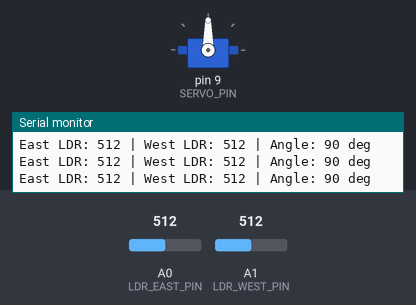
Simulated run of this sketch. Board: Arduino Uno, built with avr-gcc and run on an emulated ATmega328P. Shown: servo, the last lines printed to the serial monitor. Inputs (shaded band) come from the test bench; at power-on: A0 (LDR_EAST_PIN) = 512, A1 (LDR_WEST_PIN) = 512.

Above: at 1.3 s.
1.4 s: A0 (LDR_EAST_PIN) set to 547
2.9 s: A0 (LDR_EAST_PIN) set to 575
At 5.8 s:
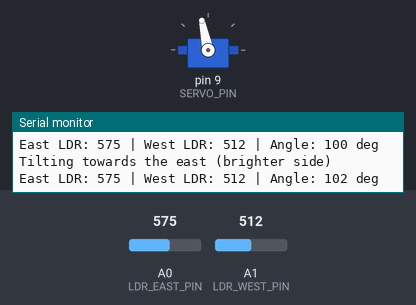
5.9 s: A1 (LDR_WEST_PIN) set to 618
At 6.8 s:
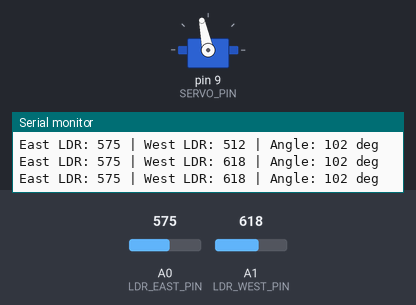
7.4 s: A1 (LDR_WEST_PIN) set to 637
At 10.7 s:
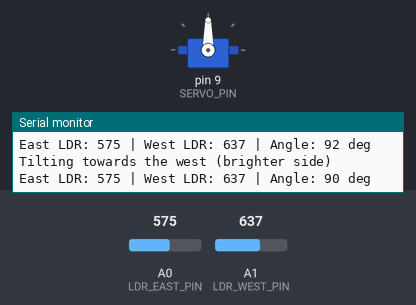
13.4 s: A1 (LDR_WEST_PIN) set to 511
16.4 s: A1 (LDR_WEST_PIN) set to 533
At 17.4 s:
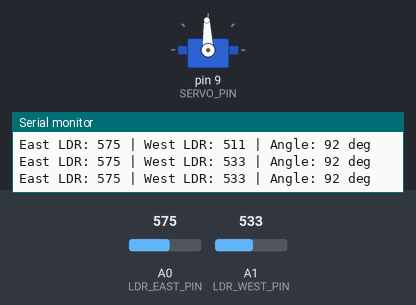
Timing chart, 0 to 18.9 s (numbered marks = the images above; inputs shaded):
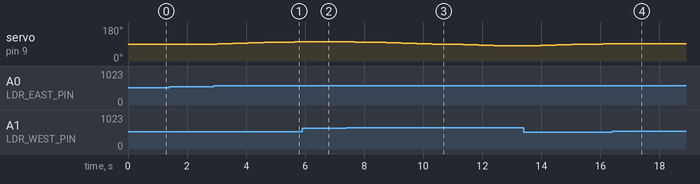

The sketch:

solar-panel-tracker.ino
```cpp
/*
  Solar Panel Tracker (Single-Axis)
  ----------------------------------
  Two LDRs on either side of a divider fin compare the light
  falling on each side of the panel. A servo tilts the panel
  towards the brighter side, so it follows the sun across
  the sky. A deadband (tolerance) stops the servo jittering
  when both sides are almost equal.

  Wiring:
    LDR divider (east): 5V - LDR - A0 - 10k resistor - GND
    LDR divider (west): 5V - LDR - A1 - 10k resistor - GND
    Servo signal      : D9
    Servo power       : 5V (separate supply recommended), GND common
*/

#include <Servo.h>

// ---- Pin definitions ----
const int LDR_EAST_PIN = A0;  // East-side LDR divider
const int LDR_WEST_PIN = A1;  // West-side LDR divider
const int SERVO_PIN    = 9;   // Servo signal

// ---- Calibration / thresholds ----
const int TOLERANCE   = 50;   // Deadband: ignore differences below this
const int STEP_SIZE   = 2;    // Degrees to move per step
const int MIN_ANGLE   = 10;   // Servo travel limits (degrees)
const int MAX_ANGLE   = 170;
const int START_ANGLE = 90;   // Panel faces up / midday at startup

Servo tracker;
int panelAngle = START_ANGLE;

void setup() {
  tracker.attach(SERVO_PIN);
  tracker.write(panelAngle);  // Start in the middle (safe position)

  Serial.begin(9600);
  Serial.println("Solar Panel Tracker ready.");
}

void loop() {
  int eastLight = analogRead(LDR_EAST_PIN);
  int westLight = analogRead(LDR_WEST_PIN);
  int difference = eastLight - westLight;

  if (difference > TOLERANCE) {
    // Brighter in the east: tilt that way.
    panelAngle = min(panelAngle + STEP_SIZE, MAX_ANGLE);
    tracker.write(panelAngle);
    Serial.println("Tilting towards the east (brighter side)");
  } else if (difference < -TOLERANCE) {
    // Brighter in the west: tilt that way.
    panelAngle = max(panelAngle - STEP_SIZE, MIN_ANGLE);
    tracker.write(panelAngle);
    Serial.println("Tilting towards the west (brighter side)");
  }
  // If |difference| <= TOLERANCE the panel is well aimed:
  // hold position so the servo does not jitter.

  Serial.print("East LDR: ");
  Serial.print(eastLight);
  Serial.print(" | West LDR: ");
  Serial.print(westLight);
  Serial.print(" | Angle: ");
  Serial.print(panelAngle);
  Serial.println(" deg");

  delay(500);
}

/*
  Notes:
  - Which direction is "east" depends on how you mount the
    servo and LDRs. If the panel turns away from the sun,
    swap the two LDR connections (A0 / A1).
  - For a 4-LDR dual-axis version, add a second pair of
    LDRs and a second servo for up / down movement, using
    the same difference + deadband logic.
  - A servo moving a real panel must be a high-torque
    (e.g. MG996R) servo or a geared motor; a small SG90 is
    only suitable for a light demonstration panel.
*/
```

Measured:
- the behaviour switches between 562 and 563 on A0 (LDR_EAST_PIN) (found by bisection; images 0 and 1)
- the behaviour switches between 625 and 626 on A1 (LDR_WEST_PIN) (found by bisection; images 2 and 3)
- after the input at 2.9 s, servo on pin 9 (SERVO_PIN): moves from 90° to 102° over 2.6 s, starting after 0.12 s
- after the input at 5.9 s, servo on pin 9 (SERVO_PIN): stays 102° (without the input it goes to 104° after 0.27 s)
- after the input at 7.4 s, servo on pin 9 (SERVO_PIN): moves from 102° to 80° over 5.3 s, starting after 0.27 s
- after the input at 16.4 s, servo on pin 9 (SERVO_PIN): stays 92° (without the input it goes to 94° after 0.20 s)
